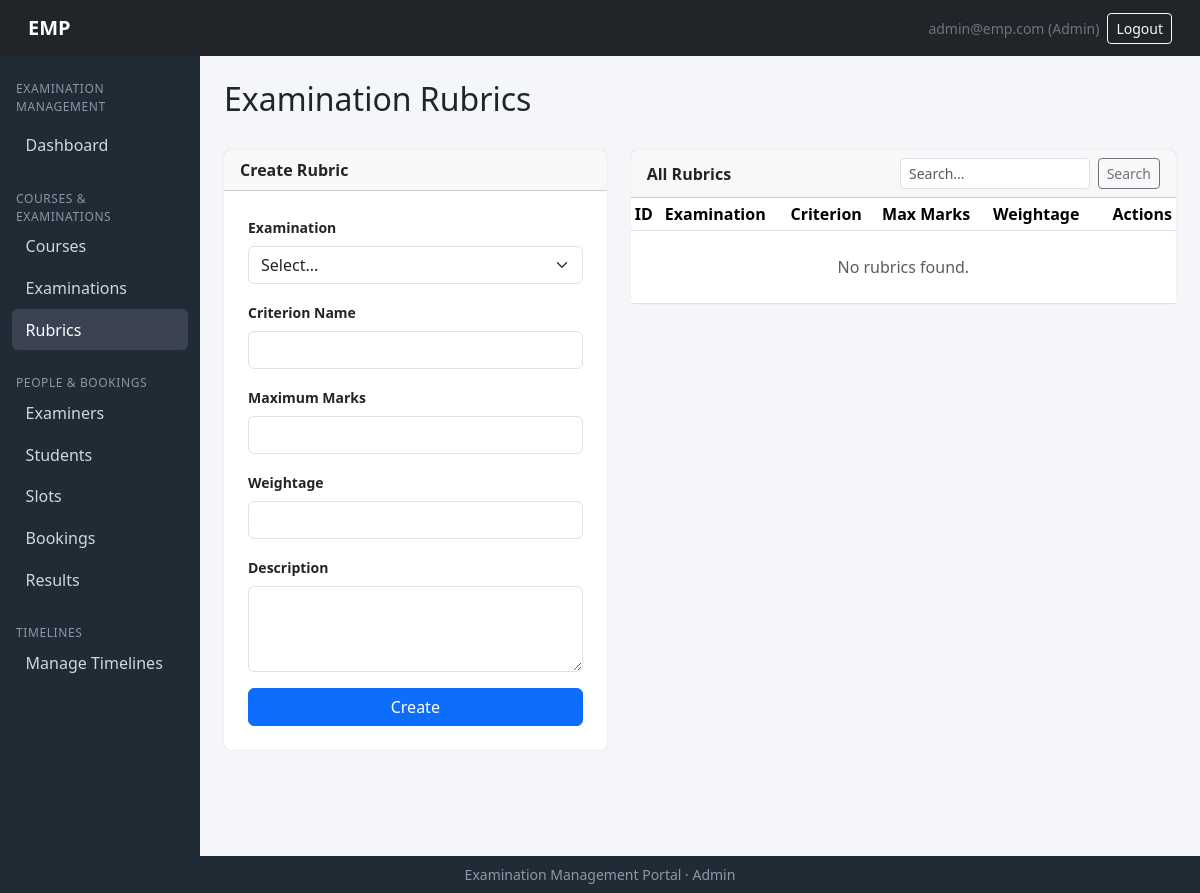
Before: /admin/rubrics (signed in) with the older database file.
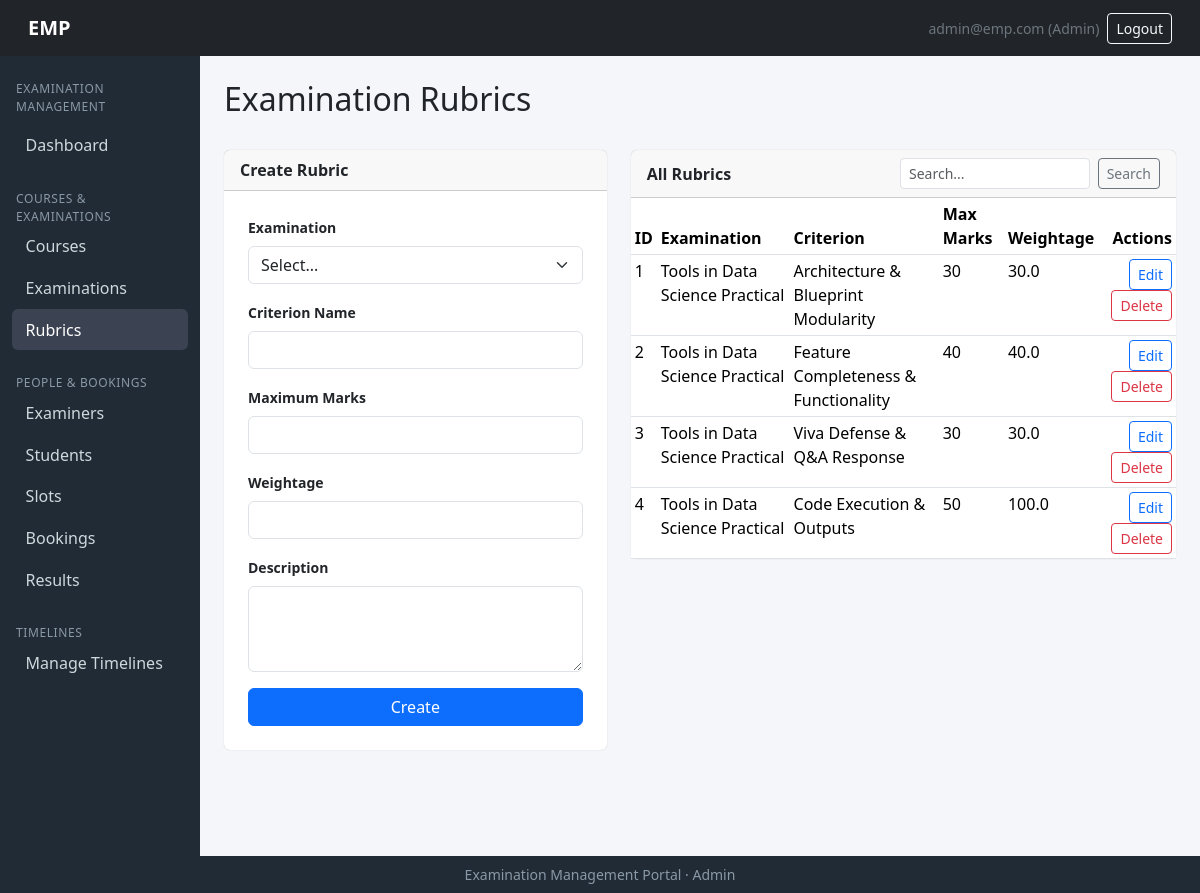
After: the same page with the newer database file.
### models/models.py (models this page shows, shortened)
class User(db.Model, UserMixin):
    __tablename__ = "users"
    id = db.Column(db.Integer, primary_key=True)
    email   = db.Column(db.String(120), unique=True, nullable=False, index=True)
    password_hash = db.Column(db.String(256), nullable=False)
    role = db.Column(db.String(20), nullable=False)   # admin | examiner | student
    is_active = db.Column(db.Boolean, default=True)
    created_at= db.Column(db.DateTime, default=datetime.utcnow)
    examiner=db.relationship("Examiner", backref="user", uselist=False)
    student  = db.relationship("Student", backref="user", uselist=False)
    admin  =db.relationship("Admin", backref="user", uselist=False)

class Examination(db.Model):
    __tablename__ = "examinations"
    id   = db.Column(db.Integer, primary_key=True)
    course_id = db.Column(db.Integer, db.ForeignKey("courses.id"), nullable=False)
    name     = db.Column(db.String(150), nullable=False)
    exam_type= db.Column(db.String(30), nullable=False)   # Viva|Practical|Project Demo|Assessment
    duration = db.Column(db.Integer, nullable=False)       # in minutes ig?
    max_marks = db.Column(db.Integer, nullable=False)
    slot_creation_start = db.Column(db.DateTime)
    slot_creation_end=db.Column(db.DateTime)
    slot_booking_start  = db.Column(db.DateTime)
    slot_booking_end  = db.Column(db.DateTime)
    status = db.Column(db.String(20), default="draft")  # draft|slot_creation|booking_open|closed|completed perhaps
    rubrics = db.relationship("Rubric", backref="exam")
    slots  = db.relationship("ExaminationSlot", backref="exam")

class Rubric(db.Model):
    __tablename__ = "rubrics"
    id  = db.Column(db.Integer, primary_key=True)
    exam_id= db.Column(db.Integer, db.ForeignKey("examinations.id"), nullable=False)
    criterion_name = db.Column(db.String(120), nullable=False)
    max_marks= db.Column(db.Integer, nullable=False)
    weightage   =db.Column(db.Float, nullable=False)             # percentage
    description    = db.Column(db.Text)
    scores  = db.relationship("EvaluationScore", backref="rubric")

### routes/admin_routes.py (the view, shortened to what this page needs)
@admin_bp.route('/rubrics', methods=['GET', 'POST'])
@login_required
def rubrics():
    if not admin_only():
        return redirect(url_for('auth.login'))
    exams_options = [{'value': ex.id, 'label': ex.name} for ex in Examination.query.all()]
    q = request.args.get('q', '').strip()
    items = Rubric.query.filter(Rubric.criterion_name.ilike(f'%{q}%')).all() if q else Rubric.query.all()
    return render_template('admin/rubrics.html',
                           rubrics=_rubric_view_data(items),
                           exams_options=exams_options,
                           edit=None,
                           q=q)

### app.py (called while the page is built)
@login_manager.user_loader
def load_user(user_id):
    return User.query.get(int(user_id))

### routes/admin_routes.py (called while the page is built)
def admin_only():
    if current_user.role != 'admin':
        flash('Access denied.', 'danger')
        return False
    return True

def _rubric_view_data(rubrics):
    return [{
        'id': r.id,
        'exam_name': r.exam.name if r.exam else 'N/A',
        'criterion_name': r.criterion_name,
        'max_marks': r.max_marks,
        'weightage': r.weightage
    } for r in rubrics]

### templates/admin/rubrics.html (shortened to what this page needs)
{% extends "admin/base_admin.html" %}
{% import "admin/_macros.html" as macros %}
{% block content %}
<div class="d-flex justify-content-between align-items-center mb-4">
    <h2>Examination Rubrics</h2>
</div>
<div class="row g-4">
    <div class="col-lg-5">
        <div class="card">
            <div class="card-header fw-semibold">{{ 'Edit Rubric' if edit else 'Create Rubric' }}</div>
            <div class="card-body p-4">
                <form method="POST" action="{{ url_for('admin.rubrics') }}">
                    {{ macros.select_row('Examination', 'exam_id', edit.exam_id, exams_options, true) }}
                    {{ macros.form_row('Criterion Name', 'criterion_name', edit.criterion_name, required=true) }}
                    {{ macros.form_row('Maximum Marks', 'max_marks', edit.max_marks, type='number', required=true) }}
                    {{ macros.form_row('Weightage', 'weightage', edit.weightage, type='number', step='0.01', required=true) }}
                    {{ macros.form_row('Description', 'description', edit.description, rows=3) }}
                    <button type="submit" class="btn btn-primary w-100">{{ 'Update' if edit else 'Create' }}</button>
                </form>
            </div>
        </div>
    </div>
    <div class="col-lg-7">
        <div class="card">
            <div class="card-header d-flex justify-content-between align-items-center">
                <span class="fw-semibold">All Rubrics</span>
                <form method="GET" action="{{ url_for('admin.rubrics') }}" class="d-flex gap-2" style="width:260px;">
                    <input type="text" name="q" class="form-control form-control-sm" placeholder="Search..." value="{{ q or '' }}">
                    <button type="submit" class="btn btn-sm btn-outline-secondary">Search</button>
                </form>
            </div>
            <div class="table-responsive">
                <table class="table table-sm table-hover mb-0">
                    <thead>
                        <tr>
                            <th>ID</th>
                            <th>Examination</th>
                            <th>Criterion</th>
                            <th>Max Marks</th>
                            <th>Weightage</th>
                            <th class="text-end">Actions</th>
                        </tr>
                    </thead>
                    <tbody>
                        {% for r in rubrics %}
                            <tr>
                                <td>{{ r.id }}</td>
                                <td>{{ r.exam_name }}</td>
                                <td>{{ r.criterion_name }}</td>
                                <td>{{ r.max_marks }}</td>
                                <td>{{ r.weightage }}</td>
                                <td class="text-end">
                                    <a class="btn btn-sm btn-outline-primary" href="{{ url_for('admin.rubric_edit', rubric_id=r.id) }}">Edit</a>
                                    <form method="POST" action="{{ url_for('admin.rubric_delete', rubric_id=r.id) }}" class="d-inline"
                                          onsubmit="return confirm('Delete this rubric?')">
                                          <button type="submit" class="btn btn-sm btn-outline-danger">Delete</button>
                                        </form>
                                </td>
                            </tr>
                        {% else %}
                            <tr><td colspan="6" class="text-center text-muted py-4">No rubrics found.</td></tr>
                            {% endfor %}
                    </tbody>
                </table>
            </div>
        </div>
    </div>
</div>
{% endblock %}

### templates/admin/base_admin.html
{% extends "base.html" %}
{% block nav_links %}
<div class="nav flex-column nav-pills" id="adminNav" role="tablist">
    <div class="nav-header mb-2">Examination Management</div>
    <a class="nav-link {% if request.endpoint=='admin.dashboard' %}active{% endif %}" href="{{ url_for('admin.dashboard') }}">Dashboard</a>
    <div class="nav-header mt-3">Courses &amp; Examinations</div>
    <a class="nav-link {% if request.endpoint=='admin.courses' %}active{% endif %}" href="{{ url_for('admin.courses') }}">Courses</a>
    <a class="nav-link {% if request.endpoint=='admin.examinations' %}active{% endif %}" href="{{ url_for('admin.examinations') }}">Examinations</a>
    <a class="nav-link {% if request.endpoint=='admin.rubrics' %}active{% endif %}" href="{{ url_for('admin.rubrics') }}">Rubrics</a>
    <div class="nav-header mt-3">People &amp; Bookings</div>
    <a class="nav-link {% if request.endpoint=='admin.examiners' %}active{% endif %}" href="{{ url_for('admin.examiners') }}">Examiners</a>
    <a class="nav-link {% if request.endpoint=='admin.students' %}active{% endif %}" href="{{ url_for('admin.students') }}">Students</a>
    <a class="nav-link {% if request.endpoint=='admin.slots' %}active{% endif %}" href="{{ url_for('admin.slots') }}">Slots</a>
    <a class="nav-link {% if request.endpoint=='admin.bookings' %}active{% endif %}" href="{{ url_for('admin.bookings') }}">Bookings</a>
    <a class="nav-link {% if request.endpoint=='admin.results' %}active{% endif %}" href="{{ url_for('admin.results') }}">Results</a>
    <div class="nav-header mt-3">Timelines</div>
    <a class="nav-link {% if request.endpoint=='admin.timelines' %}active{% endif %}" href="{{ url_for('admin.timelines') }}">Manage Timelines</a>
</div>
{% endblock %}

### templates/admin/_macros.html (shortened to what this page needs)
{% macro form_row(label, name, value, type='text', required=false, placeholder='', rows=0, step=None, min=None, max=None) %}
<div class="mb-3">
    <label class="form-label small fw-semibold">{{ label }}</label>
    {% if rows > 0 %}
        <textarea name="{{ name }}" class="form-control" rows="{{ rows }}" placeholder="{{ placeholder }}"
                  {% if required %}required{% endif %}>{{ value or '' }}</textarea>
    {% else %}
        <input type="{{ type }}" name="{{ name }}" class="form-control" placeholder="{{ placeholder }}"
               value="{{ value or '' }}" {% if step %}step="{{ step }}"{% endif %} {% if min is not none %}min="{{ min }}"{% endif %} {% if max is not none %}max="{{ max }}"{% endif %} {% if required %}required{% endif %}>
    {% endif %}
</div>
{% endmacro %}
{% macro select_row(label, name, value, options, required=false) %}
<div class="mb-3">
    <label class="form-label small fw-semibold">{{ label }}</label>
    <select name="{{ name }}" class="form-select" {% if required %}required{% endif %}>
        <option value="">Select...</option>
    </select>
</div>
{% endmacro %}

### templates/base.html (shortened to what this page needs)
<!DOCTYPE html>
<html lang="en">
<head>
    <link href="https://cdn.jsdelivr.net/npm/bootstrap@5.3.3/dist/css/bootstrap.min.css" rel="stylesheet">
</head>
<body class="d-flex flex-column min-vh-100">
<nav class="navbar navbar-dark bg-dark px-3">
    <div class="container-fluid">
        <a class="navbar-brand" href="{{ url_for('auth.home') }}">EMP</a>
        <div class="d-flex align-items-center gap-2">
            {% if current_user.is_authenticated %}
                <span class="text-secondary small d-none d-sm-inline">{{ current_user.email }} ({{ current_user.role|capitalize }})</span>
                <a class="btn btn-outline-light btn-sm" href="{{ url_for('auth.logout') }}">Logout</a>
            {% endif %}
        </div>
    </div>
</nav>
<div class="container-fluid flex-grow-1">
    <div class="row">
        {% block sidebar %}
        <nav class="col-md-2 col-lg-2 sidebar d-none d-md-block py-3">
            {% block nav_links %}{% endblock %}
        </nav>
        {% endblock %}
        <main class="col-md-10 col-lg-10 p-4">
            {% block content %}{% endblock %}
        </main>
    </div>
</div>
<footer class="footer text-center py-2 mt-auto small">
    Examination Management Portal &middot; {{ current_user.role|capitalize if current_user.is_authenticated else '' }}
</footer>
</body>
</html>

### templates/base.html (style rules this page uses)
body { background:#f4f6f9; }
.navbar-brand { font-weight:700; }
.sidebar { background:#212b36; color:#cfd8dc; min-height:100vh; }
.sidebar .nav-link { color:#cfd8dc; padding:.55rem .85rem; border-radius:6px; }
.sidebar .nav-link.active { background:#3b4252; color:#fff; }
.sidebar .nav-header { font-size:.75rem; text-transform:uppercase; letter-spacing:.05em; color:#8a99a6; padding:.5rem .85rem .0.25rem; }
.card { border:0; box-shadow:0 0 1px rgba(0,0,0,.25); }
.footer { background:#212b36; color:#8a99a6; }

Changed rows visible on the page:
added Examination: exam_name "Tools in Data Science Practical" "Tools in Data Science Practical" "Tools in Data Science Practical"
added Rubric: criterion_name "Architecture & Blueprint Modularity", weightage "30.0"
added Rubric: criterion_name "Feature Completeness & Functionality", weightage "40.0"
added Rubric: criterion_name "Viva Defense & Q&A Response", weightage "30.0"
added Examination: exam_name "Tools in Data Science Practical"
added Rubric: criterion_name "Code Execution & Outputs", weightage "100.0"
Other visible differences:
new list line: "1 30 Edit Delete"
new list line: "2 40 Edit Delete"
new list line: "3 30 Edit Delete"
new list line: "4 50 Edit Delete"
text no longer shown: "No rubrics found."
